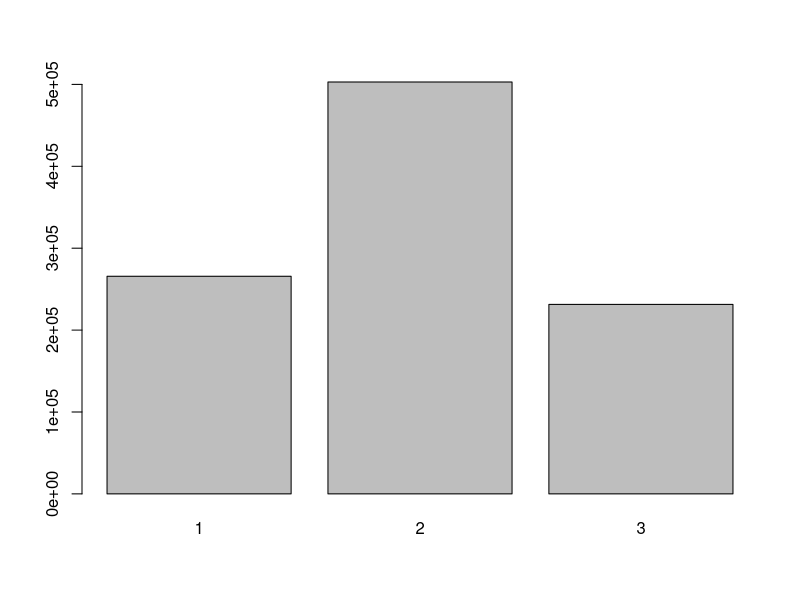

R code for this plot:
library(expm)

mat <- matrix(
    c(0, 3/10, 1/2, 7/10, 2/5, 1/2, 3/10, 3/10, 0),
    nrow = 3,
    ncol = 3,
    byrow = TRUE)

theoDataValues <- c(45/169, 85/169, 39/169)

# manger = 1
# dormir = 2
# jouer = 3

#       (0.0, 0.7, 0.3)
#   P = (0.3, 0.4, 0.3)
#       (0.5, 0.5, 0.0)

matrixPower <- function(P, n)
{
    matrix <- P %^% n
    return(matrix)
}

matrixTransition <- function(P, n, x) {
    # P matrice de transition
    # n temps
    # x current state

    trajectory <- c(x) # x here is the first state at n = 0

    for (time in 1:(n + 1)) {

        random <- runif(1, 0, 1) # random number to simulate the probability
        probabilities <- c()
        count <- 0

        for (i in 1:(nrow(P))) { # select probablities for each possible next state
            probabilities <- c(probabilities, P[i, x])
        }

        result <- 1
        for (probability in probabilities) {

            if ((random > count) && ( random < probability + count )) {
                trajectory[time + 1] <- result
                x <- result

            }

            count <- count + probability
            result <- result + 1
        }
        print(time)
    }

    return(trajectory)
}

barDiagram <- function(trajectory) {
    barplot(table(trajectory))
}

averageLoopTime <- function(trajectory) {
    time <- 0
    count <- 0
    x <- 0
    index <- 0
    initial <- trajectory[1]

    for (i in trajectory) {
        if ((initial == i) && ( index != 0 )) {
            time <- time + count
            x = x + 1
            count <- 0
        }

        count <- count + 1
        index <- index + 1
    }

    return (time / x)
}

khiTerm <- function(obsValue, theoValue) {
    #obsValue and theoValue are numbers
    return(((obsValue + theoValue) ^ 2) / theoValue)
}

khiTest <- function(obsData, theoValues) {
    #obsData and theoData are table
    #Here degree of freedom is 2 and we choose alpha = 0.05
    obsValues <- as.vector(obsData)
    khiDeux <- 0

    for(i in 1:(length(obsData))){
        khiDeux <- khiDeux + khiTerm(obsValues[i], theoValues[i])
    }
    if (khiDeux < qchisq(0.95, 2)) {
        return(TRUE)
    }

    return(FALSE)
}

print(mat)

matTrajectory <- matrixTransition(mat, 1000000, 3)

print(table(matTrajectory))

barDiagram(matTrajectory)

print(averageLoopTime(matTrajectory))

#print(matrixPower(mat, 50))
